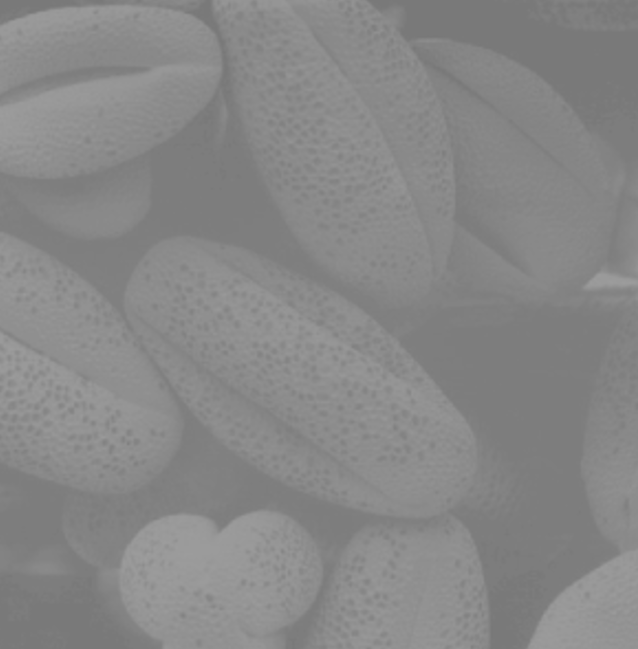
%> input picture 02 - Transformações de intensidade/grao_polen.bmp, 638 x 649 px
$ octave pratica5.m   (GNU Octave 9; MATLAB toolbox functions it lacks are replaced by stand-ins)
%> lines starting %> are read from the running program, lines starting %| are printed output that depends on the picture
% Limpar
clear; clc; close all;
% Carregar a imagem original
I = imread('grao_polen.bmp');
%> I is the input picture: size 649x638x3 uint8; min 120, max 156, mean 135.4
% Exibir a imagem
figure, imshow(I), title('Imagem original');
% Exibir o histograma para analisar a distribui玢o dos valores de intensidade
figure, imhist(I), title('Histograma da imagem original');
%> after `title('Histograma da imagem original')`:
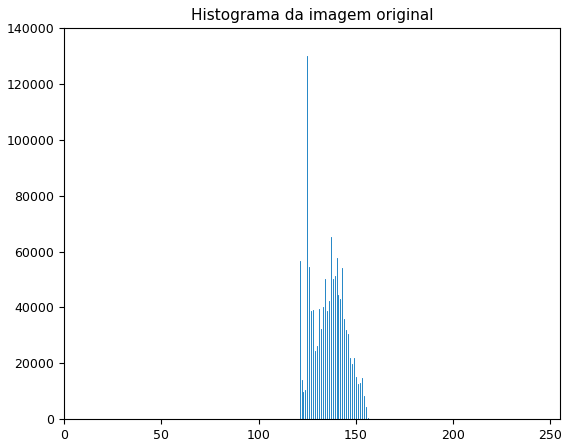
%> figure redrawn from the program's plot data; highest point at x = 125, y = 130026
% Obter os valores m韓imo e m醲imo de intensidade, calculando seus percentuais em rela玢o ao valor m醲imo
min_i = min(min(I));
%> min_i = [120 120 120]
max_i = max(max(I));
%> max_i = [156 156 156]
min_i_perc = double(min_i) / 255;
%> min_i_perc = [0.471 0.471 0.471]
max_i_perc = double(max_i) / 255;
%> max_i_perc = [0.612 0.612 0.612]
% Alargar o contraste
I2 = imadjust(I,[min_i_perc max_i_perc],[0 1]);
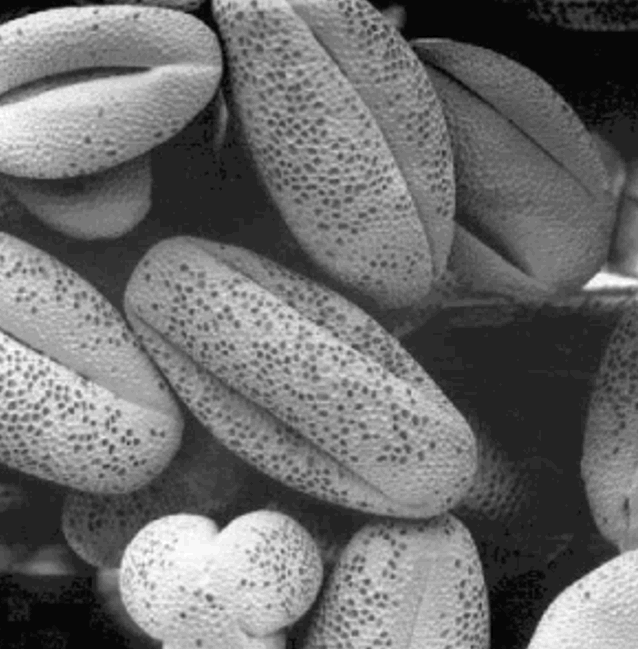
%> I2: size 649x638x3 uint8; min 0, max 255, mean 109.2
% Exibir a imagem
figure, imshow(I2), title('Imagem ajustada');
% Exibir o histograma para analisar a distribui玢o dos valores de intensidade
figure, imhist(I2), title('Histograma da imagem ajustada');;
%> after `title('Histograma da imagem ajustada')`:
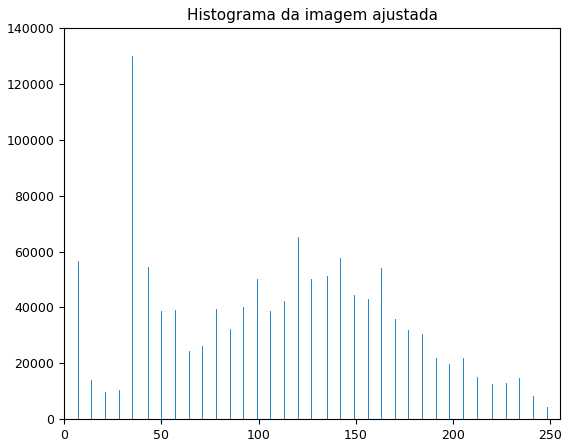
%> figure redrawn from the program's plot data; highest point at x = 35, y = 130026
